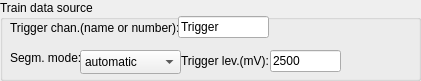
     <widget class="QGroupBox" name="groupBox_8">
      <property name="geometry">
       <rect>
        <x>0</x>
        <y>0</y>
        <width>421</width>
        <height>81</height>
       </rect>
      </property>
      <property name="title">
       <string>Train data source</string>
      </property>
      <widget class="QLabel" name="label_12">
       <property name="geometry">
        <rect>
         <x>10</x>
         <y>20</y>
         <width>171</width>
         <height>16</height>
        </rect>
       </property>
       <property name="text">
        <string>Trigger chan.(name or number):</string>
       </property>
      </widget>
      <widget class="QLineEdit" name="Settings_OpenFile_TrigChannelID_text">
       <property name="geometry">
        <rect>
         <x>178</x>
         <y>16</y>
         <width>91</width>
         <height>22</height>
        </rect>
       </property>
       <property name="text">
        <string>Trigger</string>
       </property>
      </widget>
      <widget class="QLabel" name="Segmentlabel14">
       <property name="geometry">
        <rect>
         <x>10</x>
         <y>50</y>
         <width>121</width>
         <height>16</height>
        </rect>
       </property>
       <property name="text">
        <string>Segm. mode:</string>
       </property>
      </widget>
      <widget class="QComboBox" name="Settings_openfile_segmentation_mode_text">
       <property name="geometry">
        <rect>
         <x>80</x>
         <y>50</y>
         <width>101</width>
         <height>24</height>
        </rect>
       </property>
       <property name="currentText">
        <string>automatic</string>
       </property>
       <property name="currentIndex">
        <number>0</number>
       </property>
       <property name="placeholderText">
        <string>Choose BPP type</string>
       </property>
       <item>
        <property name="text">
         <string>automatic</string>
        </property>
       </item>
       <item>
        <property name="text">
         <string>user defined thershold:</string>
        </property>
       </item>
      </widget>
      <widget class="QLabel" name="REAL_T_TRigger_Level_label">
       <property name="geometry">
        <rect>
         <x>181</x>
         <y>53</y>
         <width>91</width>
         <height>16</height>
        </rect>
       </property>
       <property name="text">
        <string>Trigger lev.(mV):</string>
       </property>
      </widget>
      <widget class="QLineEdit" name="REAL_T_TRigger_Level_textbox">
       <property name="geometry">
        <rect>
         <x>270</x>
         <y>50</y>
         <width>71</width>
         <height>22</height>
        </rect>
       </property>
       <property name="text">
        <string>2500</string>
       </property>
      </widget>
     </widget>
